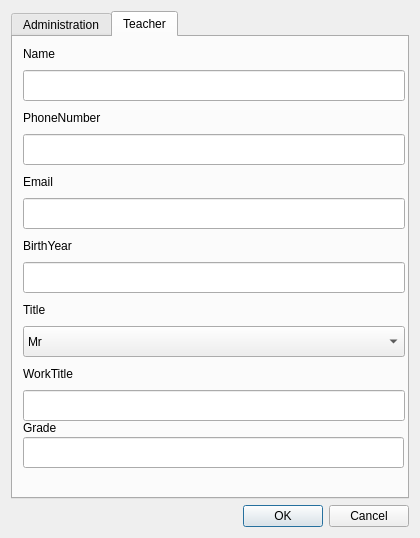
<?xml version="1.0" encoding="UTF-8"?>
<ui version="4.0">
 <class>ColleagueDialog</class>
 <widget class="QDialog" name="ColleagueDialog">
  <property name="geometry">
   <rect>
    <x>0</x>
    <y>0</y>
    <width>420</width>
    <height>538</height>
   </rect>
  </property>
  <property name="windowTitle">
   <string>Dialog</string>
  </property>
  <layout class="QVBoxLayout" name="verticalLayout">
   <item>
    <widget class="QTabWidget" name="Tab">
     <property name="currentIndex">
      <number>1</number>
     </property>
     <widget class="QWidget" name="tab">
      <attribute name="title">
       <string>Administration</string>
      </attribute>
      <widget class="QComboBox" name="e_title">
       <property name="geometry">
        <rect>
         <x>10</x>
         <y>292</y>
         <width>382</width>
         <height>31</height>
        </rect>
       </property>
       <item>
        <property name="text">
         <string>Mr</string>
        </property>
       </item>
       <item>
        <property name="text">
         <string>Mrs</string>
        </property>
       </item>
       <item>
        <property name="text">
         <string>Miss</string>
        </property>
       </item>
      </widget>
      <widget class="QLineEdit" name="e_email">
       <property name="geometry">
        <rect>
         <x>10</x>
         <y>164</y>
         <width>382</width>
         <height>31</height>
        </rect>
       </property>
      </widget>
      <widget class="QLabel" name="label">
       <property name="geometry">
        <rect>
         <x>10</x>
         <y>329</y>
         <width>382</width>
         <height>21</height>
        </rect>
       </property>
       <property name="text">
        <string>WorkTitle</string>
       </property>
      </widget>
      <widget class="QLabel" name="label_4">
       <property name="geometry">
        <rect>
         <x>10</x>
         <y>137</y>
         <width>382</width>
         <height>21</height>
        </rect>
       </property>
       <property name="text">
        <string>Email</string>
       </property>
      </widget>
      <widget class="QLabel" name="label_3">
       <property name="geometry">
        <rect>
         <x>10</x>
         <y>201</y>
         <width>382</width>
         <height>21</height>
        </rect>
       </property>
       <property name="text">
        <string>BirthYear</string>
       </property>
      </widget>
      <widget class="QLineEdit" name="e_name">
       <property name="geometry">
        <rect>
         <x>10</x>
         <y>36</y>
         <width>382</width>
         <height>31</height>
        </rect>
       </property>
      </widget>
      <widget class="QLineEdit" name="e_phoneNumber">
       <property name="geometry">
        <rect>
         <x>10</x>
         <y>100</y>
         <width>382</width>
         <height>31</height>
        </rect>
       </property>
      </widget>
      <widget class="QLabel" name="label_5">
       <property name="geometry">
        <rect>
         <x>10</x>
         <y>73</y>
         <width>382</width>
         <height>21</height>
        </rect>
       </property>
       <property name="text">
        <string>PhoneNumber</string>
       </property>
      </widget>
      <widget class="QLineEdit" name="e_worktitle">
       <property name="geometry">
        <rect>
         <x>10</x>
         <y>356</y>
         <width>382</width>
         <height>31</height>
        </rect>
       </property>
      </widget>
      <widget class="QLineEdit" name="e_birthYear">
       <property name="geometry">
        <rect>
         <x>10</x>
         <y>228</y>
         <width>382</width>
         <height>31</height>
        </rect>
       </property>
      </widget>
      <widget class="QLabel" name="label_2">
       <property name="geometry">
        <rect>
         <x>10</x>
         <y>265</y>
         <width>382</width>
         <height>21</height>
        </rect>
       </property>
       <property name="text">
        <string>Title</string>
       </property>
      </widget>
      <widget class="QLabel" name="label_6">
       <property name="geometry">
        <rect>
         <x>10</x>
         <y>9</y>
         <width>382</width>
         <height>21</height>
        </rect>
       </property>
       <property name="text">
        <string>Name</string>
       </property>
      </widget>
     </widget>
     <widget class="QWidget" name="tab_2">
      <attribute name="title">
       <string>Teacher</string>
      </attribute>
      <widget class="QLabel" name="label_7">
       <property name="geometry">
        <rect>
         <x>10</x>
         <y>198</y>
         <width>382</width>
         <height>21</height>
        </rect>
       </property>
       <property name="text">
        <string>BirthYear</string>
       </property>
      </widget>
      <widget class="QLabel" name="label_8">
       <property name="geometry">
        <rect>
         <x>10</x>
         <y>6</y>
         <width>382</width>
         <height>21</height>
        </rect>
       </property>
       <property name="text">
        <string>Name</string>
       </property>
      </widget>
      <widget class="QLineEdit" name="e_name_2">
       <property name="geometry">
        <rect>
         <x>10</x>
         <y>33</y>
         <width>382</width>
         <height>31</height>
        </rect>
       </property>
      </widget>
      <widget class="QLabel" name="label_9">
       <property name="geometry">
        <rect>
         <x>10</x>
         <y>134</y>
         <width>382</width>
         <height>21</height>
        </rect>
       </property>
       <property name="text">
        <string>Email</string>
       </property>
      </widget>
      <widget class="QLineEdit" name="e_worktitle_2">
       <property name="geometry">
        <rect>
         <x>10</x>
         <y>353</y>
         <width>382</width>
         <height>31</height>
        </rect>
       </property>
      </widget>
      <widget class="QLabel" name="label_10">
       <property name="geometry">
        <rect>
         <x>10</x>
         <y>326</y>
         <width>382</width>
         <height>21</height>
        </rect>
       </property>
       <property name="text">
        <string>WorkTitle</string>
       </property>
      </widget>
      <widget class="QLineEdit" name="e_email_2">
       <property name="geometry">
        <rect>
         <x>10</x>
         <y>161</y>
         <width>382</width>
         <height>31</height>
        </rect>
       </property>
      </widget>
      <widget class="QComboBox" name="e_title_2">
       <property name="geometry">
        <rect>
         <x>10</x>
         <y>289</y>
         <width>382</width>
         <height>31</height>
        </rect>
       </property>
       <item>
        <property name="text">
         <string>Mr</string>
        </property>
       </item>
       <item>
        <property name="text">
         <string>Mrs</string>
        </property>
       </item>
       <item>
        <property name="text">
         <string>Miss</string>
        </property>
       </item>
      </widget>
      <widget class="QLineEdit" name="e_birthYear_2">
       <property name="geometry">
        <rect>
         <x>10</x>
         <y>225</y>
         <width>382</width>
         <height>31</height>
        </rect>
       </property>
      </widget>
      <widget class="QLineEdit" name="e_phoneNumber_2">
       <property name="geometry">
        <rect>
         <x>10</x>
         <y>97</y>
         <width>382</width>
         <height>31</height>
        </rect>
       </property>
      </widget>
      <widget class="QLabel" name="label_11">
       <property name="geometry">
        <rect>
         <x>10</x>
         <y>262</y>
         <width>382</width>
         <height>21</height>
        </rect>
       </property>
       <property name="text">
        <string>Title</string>
       </property>
      </widget>
      <widget class="QLabel" name="label_12">
       <property name="geometry">
        <rect>
         <x>10</x>
         <y>70</y>
         <width>382</width>
         <height>21</height>
        </rect>
       </property>
       <property name="text">
        <string>PhoneNumber</string>
       </property>
      </widget>
      <widget class="QLineEdit" name="e_grade">
       <property name="geometry">
        <rect>
         <x>10</x>
         <y>400</y>
         <width>381</width>
         <height>31</height>
        </rect>
       </property>
      </widget>
      <widget class="QLabel" name="label_13">
       <property name="geometry">
        <rect>
         <x>10</x>
         <y>380</y>
         <width>66</width>
         <height>21</height>
        </rect>
       </property>
       <property name="text">
        <string>Grade</string>
       </property>
      </widget>
     </widget>
    </widget>
   </item>
   <item>
    <widget class="QDialogButtonBox" name="buttonBox">
     <property name="orientation">
      <enum>Qt::Horizontal</enum>
     </property>
     <property name="standardButtons">
      <set>QDialogButtonBox::Cancel|QDialogButtonBox::Ok</set>
     </property>
    </widget>
   </item>
  </layout>
 </widget>
 <resources/>
 <connections>
  <connection>
   <sender>buttonBox</sender>
   <signal>accepted()</signal>
   <receiver>ColleagueDialog</receiver>
   <slot>accept()</slot>
   <hints>
    <hint type="sourcelabel">
     <x>248</x>
     <y>254</y>
    </hint>
    <hint type="destinationlabel">
     <x>157</x>
     <y>274</y>
    </hint>
   </hints>
  </connection>
  <connection>
   <sender>buttonBox</sender>
   <signal>rejected()</signal>
   <receiver>ColleagueDialog</receiver>
   <slot>reject()</slot>
   <hints>
    <hint type="sourcelabel">
     <x>316</x>
     <y>260</y>
    </hint>
    <hint type="destinationlabel">
     <x>286</x>
     <y>274</y>
    </hint>
   </hints>
  </connection>
 </connections>
</ui>
